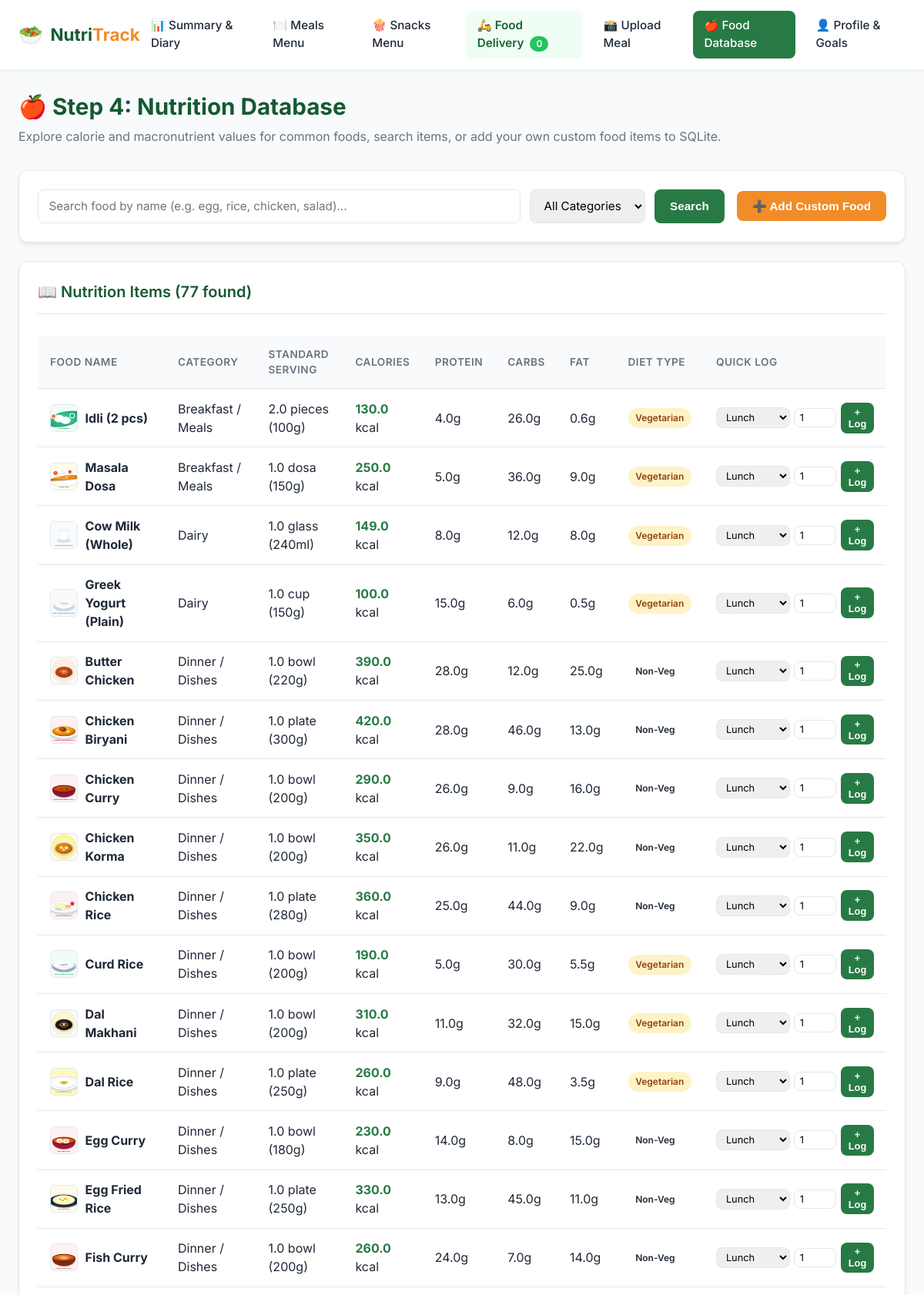
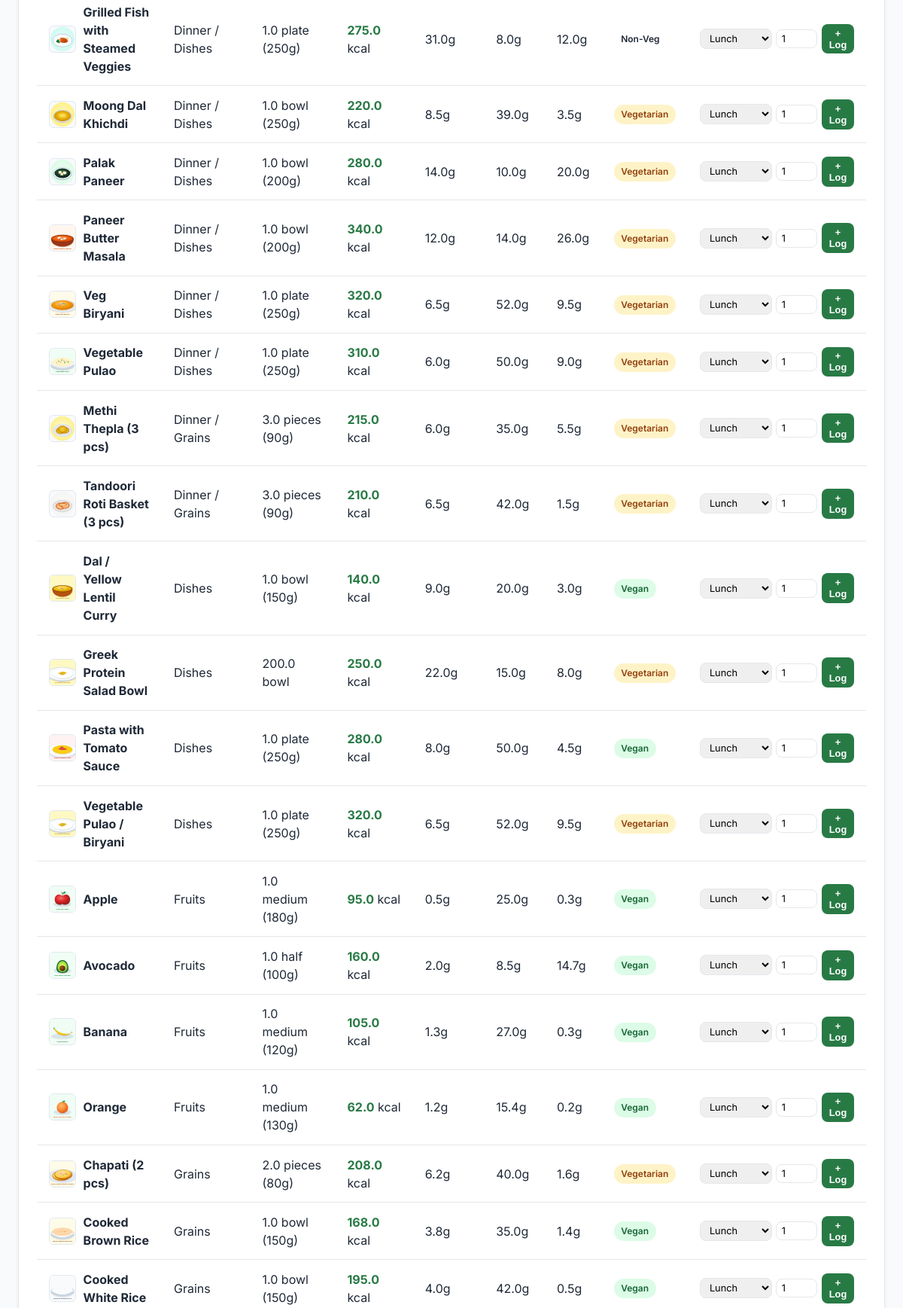
The page /database (upper part) on the database its author committed (2 pictures, top to bottom).
### tables this page shows
CREATE TABLE foods (
            id INTEGER PRIMARY KEY AUTOINCREMENT,
            name TEXT UNIQUE NOT NULL,
            category TEXT NOT NULL,
            serving_size REAL NOT NULL DEFAULT 100.0,
            serving_unit TEXT NOT NULL DEFAULT 'g',
            calories REAL NOT NULL,
            protein REAL NOT NULL,
            carbs REAL NOT NULL,
            fat REAL NOT NULL,
            fiber REAL NOT NULL DEFAULT 0.0,
            diet_type TEXT NOT NULL DEFAULT 'all'
        , image_url TEXT, is_snack INTEGER DEFAULT 0, price REAL DEFAULT 99.0);

### app.py (the view)
@app.route("/database", methods=["GET"])
def database_view():
    query = request.args.get("q", "").strip()
    category = request.args.get("category", "All")
    if query:
        foods = database.search_foods(query)
    elif category and category != "All":
        foods = database.get_all_foods(category_filter=category)
    else:
        foods = database.get_all_foods()
    return render_template(
        "database.html",
        foods=foods,
        search_query=query,
        selected_category=category,
        active_page="database"
    )

### database.py (called while the page is built)
def get_db_connection():
    conn = sqlite3.connect(DB_PATH)
    conn.row_factory = sqlite3.Row
    return conn

def get_all_foods(category_filter=None):
    init_db()
    conn = get_db_connection()
    if category_filter and category_filter != "All":
        foods = conn.execute("SELECT * FROM foods WHERE category = ? ORDER BY name ASC", (category_filter,)).fetchall()
    else:
        foods = conn.execute("SELECT * FROM foods ORDER BY category, name ASC").fetchall()
    conn.close()
    return foods

### templates/database.html (shortened to what this page needs)
{% extends "base.html" %}
{% block content %}
<div class="page-header">
    <h1>🍎 Step 4: Nutrition Database</h1>
    <p>Explore calorie and macronutrient values for common foods, search items, or add your own custom food items to SQLite.</p>
</div>
<div class="grid-2">
    <div class="card" style="grid-column: 1 / -1;">
        <div style="display: flex; gap: 1rem; align-items: center; flex-wrap: wrap;">
            <form method="GET" action="{{ url_for('database_view') }}" style="display: flex; gap: 0.75rem; flex: 1;">
                <input type="text" name="q" class="form-control" placeholder="Search food by name (e.g. egg, rice, chicken, salad)..." value="{{ search_query }}">
                <select name="category" class="form-control" style="width: 180px;">
                    <option value="All" {% if selected_category == 'All' %}selected{% endif %}>All Categories</option>
                </select>
                <button type="submit" class="btn btn-primary">Search</button>
            </form>
            <button type="button" class="btn btn-secondary" onclick="toggleCustomFoodForm()">
                ➕ Add Custom Food
            </button>
        </div>
    </div>
</div>
<div class="card">
    <div class="card-header">
        <h2 class="card-title">📖 Nutrition Items ({{ foods|length }} found)</h2>
    </div>
    {% if foods %}
    <div style="overflow-x: auto;">
        <table class="data-table">
            <thead>
                <tr>
                    <th>Food Name</th>
                    <th>Category</th>
                    <th>Standard Serving</th>
                    <th>Calories</th>
                    <th>Protein</th>
                    <th>Carbs</th>
                    <th>Fat</th>
                    <th>Diet Type</th>
                    <th>Quick Log</th>
                </tr>
            </thead>
            <tbody>
                {% for f in foods %}
                <tr>
                    <td>
                        <div style="display: flex; align-items: center; gap: 0.6rem;">
                            <img src="{{ f.image_url or url_for('static', filename='images/meals/dal_rice.svg') }}"
                                 alt="{{ f.name }}"
                                 style="width: 36px; height: 36px; border-radius: 6px; object-fit: cover; background: #f8fafc; border: 1px solid #e2e8f0; flex-shrink: 0;"
                                 onerror="this.onerror=null; this.src='/static/images/meals/dal_rice.svg';">
                            <strong>{{ f.name }}</strong>
                        </div>
                    </td>
                    <td>{{ f.category }}</td>
                    <td>{{ f.serving_size }} {{ f.serving_unit }}</td>
                    <td><strong style="color: var(--primary);">{{ f.calories }}</strong> kcal</td>
                    <td>{{ f.protein }}g</td>
                    <td>{{ f.carbs }}g</td>
                    <td>{{ f.fat }}g</td>
                    <td>
                        <span class="badge badge-{{ f.diet_type }}">{{ f.diet_type }}</span>
                    </td>
                    <td>
                        <form method="POST" action="{{ url_for('quick_log_view') }}" style="display: flex; gap: 0.35rem; align-items: center;">
                            <select name="meal_type" class="form-control" style="width: auto; padding: 0.25rem 0.5rem; font-size: 0.8rem;">
                                <option value="Lunch" selected>Lunch</option>
                            </select>
                            <input type="number" step="0.5" min="0.5" max="10" name="quantity" value="1" class="form-control" style="width: 55px; padding: 0.25rem 0.4rem; font-size: 0.8rem;">
                            <button type="submit" class="btn btn-primary" style="padding: 0.3rem 0.6rem; font-size: 0.8rem;" title="Log to today's diary">
                                + Log
                            </button>
                        </form>
                    </td>
                </tr>
                {% endfor %}
            </tbody>
        </table>
    </div>
    {% else %}
    <p style="text-align: center; color: var(--text-muted); padding: 2rem 0;">
        No food items found matching your search. Try adding it as a custom food above!
    </p>
    {% endif %}
</div>
{% endblock %}

### static/css/style.css (style rules this page uses)
:root { --primary: #287A45; --primary-dark: #145A32; --primary-light: #EAF5E9; --secondary: #F28C28; --secondary-light: #FFF1DF; --text-dark: #1f2937; --text-muted: #6b7280; --border: #e5e7eb; --card-bg: #ffffff; --bg-light: #f8fafc; --danger: #ef4444; --success: #10b981; --radius: 12px; --shadow: 0 4px 6px -1px rgba(0, 0, 0, 0.07), 0 2px 4px -2px rgba(0, 0, 0, 0.05); --shadow-lg: 0 10px 15px -3px rgba(0, 0, 0, 0.1), 0 4px 6px -4px rgba(0, 0, 0, 0.05); }
* { box-sizing: border-box; margin: 0; padding: 0; }
body { font-family: 'Inter', -apple-system, BlinkMacSystemFont, "Segoe UI", Roboto, sans-serif; background-color: var(--bg-light); color: var(--text-dark); line-height: 1.5; min-height: 100vh; display: flex; flex-direction: column; }
.page-header { margin-bottom: 2rem; }
.page-header h1 { font-size: 1.85rem; color: var(--primary-dark); font-weight: 700; display: flex; align-items: center; gap: 0.5rem; }
.page-header p { color: var(--text-muted); font-size: 1rem; margin-top: 0.25rem; }
.card { background: var(--card-bg); border-radius: var(--radius); padding: 1.5rem; box-shadow: var(--shadow); border: 1px solid var(--border); margin-bottom: 1.5rem; }
.card-header { border-bottom: 1px solid var(--border); padding-bottom: 0.85rem; margin-bottom: 1.25rem; display: flex; justify-content: space-between; align-items: center; }
.card-title { font-size: 1.25rem; font-weight: 600; color: var(--primary-dark); display: flex; align-items: center; gap: 0.5rem; }
.grid-2 { display: grid; grid-template-columns: 1fr 1fr; gap: 1.5rem; }
.btn { display: inline-flex; align-items: center; justify-content: center; gap: 0.4rem; font-weight: 600; font-size: 0.95rem; padding: 0.65rem 1.25rem; border-radius: 8px; border: none; cursor: pointer; text-decoration: none; transition: all 0.2s ease; }
.btn-primary { background-color: var(--primary); color: #ffffff; }
.btn-secondary { background-color: var(--secondary); color: #ffffff; }
.form-control { width: 100%; padding: 0.65rem 0.85rem; border: 1.5px solid var(--border); border-radius: 8px; font-size: 0.95rem; transition: border-color 0.2s ease; font-family: inherit; }
.data-table { width: 100%; border-collapse: collapse; margin-top: 0.5rem; }
.data-table th, .data-table td { padding: 0.85rem 1rem; text-align: left; border-bottom: 1px solid var(--border); }
.data-table th { background-color: #f9fafb; font-weight: 600; font-size: 0.85rem; color: var(--text-muted); text-transform: uppercase; letter-spacing: 0.5px; }
.badge { display: inline-block; padding: 0.25rem 0.6rem; font-size: 0.75rem; font-weight: 600; border-radius: 9999px; text-transform: capitalize; }
.badge-vegan { background-color: #dcfce7; color: #166534; }
.badge-vegetarian { background-color: #fef3c7; color: #92400e; }

### rows shown on the page
foods: image_url (picture), name "Idli (2 pcs)", category "Breakfast / Meals", serving_size "2.0", serving_unit "pieces (100g)", calories "130.0", protein "4.0", carbs "26.0", fat "0.6", diet_type "Vegetarian"
foods: image_url (picture), name "Masala Dosa", category "Breakfast / Meals", serving_size "1.0", serving_unit "dosa (150g)", calories "250.0", protein "5.0", carbs "36.0", fat "9.0", diet_type "Vegetarian"
foods: image_url (picture), name "Cow Milk (Whole)", category "Dairy", serving_size "1.0", serving_unit "glass (240ml)", calories "149.0", protein "8.0", carbs "12.0", fat "8.0", diet_type "Vegetarian"
foods: image_url (picture), name "Greek Yogurt (Plain)", category "Dairy", serving_size "1.0", serving_unit "cup (150g)", calories "100.0", protein "15.0", carbs "6.0", fat "0.5", diet_type "Vegetarian"
foods: image_url (picture), name "Butter Chicken", category "Dinner / Dishes", serving_size "1.0", serving_unit "bowl (220g)", calories "390.0", protein "28.0", carbs "12.0", fat "25.0", diet_type "Non-Veg"
foods: image_url (picture), name "Chicken Biryani", category "Dinner / Dishes", serving_size "1.0", serving_unit "plate (300g)", calories "420.0", protein "28.0", carbs "46.0", fat "13.0", diet_type "Non-Veg"
foods: image_url (picture), name "Chicken Curry", category "Dinner / Dishes", serving_size "1.0", serving_unit "bowl (200g)", calories "290.0", protein "26.0", carbs "9.0", fat "16.0", diet_type "Non-Veg"
foods: image_url (picture), name "Chicken Korma", category "Dinner / Dishes", serving_size "1.0", serving_unit "bowl (200g)", calories "350.0", protein "26.0", carbs "11.0", fat "22.0", diet_type "Non-Veg"
foods: image_url (picture), name "Chicken Rice", category "Dinner / Dishes", serving_size "1.0", serving_unit "plate (280g)", calories "360.0", protein "25.0", carbs "44.0", fat "9.0", diet_type "Non-Veg"
foods: image_url (picture), name "Curd Rice", category "Dinner / Dishes", serving_size "1.0", serving_unit "bowl (200g)", calories "190.0", protein "5.0", carbs "30.0", fat "5.5", diet_type "Vegetarian"
foods: image_url (picture), name "Dal Makhani", category "Dinner / Dishes", serving_size "1.0", serving_unit "bowl (200g)", calories "310.0", protein "11.0", carbs "32.0", fat "15.0", diet_type "Vegetarian"
foods: image_url (picture), name "Dal Rice", category "Dinner / Dishes", serving_size "1.0", serving_unit "plate (250g)", calories "260.0", protein "9.0", carbs "48.0", fat "3.5", diet_type "Vegetarian"
foods: image_url (picture), name "Egg Curry", category "Dinner / Dishes", serving_size "1.0", serving_unit "bowl (180g)", calories "230.0", protein "14.0", carbs "8.0", fat "15.0", diet_type "Non-Veg"
foods: image_url (picture), name "Egg Fried Rice", category "Dinner / Dishes", serving_size "1.0", serving_unit "plate (250g)", calories "330.0", protein "13.0", carbs "45.0", fat "11.0", diet_type "Non-Veg"
foods: image_url (picture), name "Fish Curry", category "Dinner / Dishes", serving_size "1.0", serving_unit "bowl (200g)", calories "260.0", protein "24.0", carbs "7.0", fat "14.0", diet_type "Non-Veg"
foods: image_url (picture), name "Grilled Fish with Steamed Veggies", category "Dinner / Dishes", serving_size "1.0", serving_unit "plate (250g)", calories "275.0", protein "31.0", carbs "8.0", fat "12.0", diet_type "Non-Veg"
foods: image_url (picture), name "Moong Dal Khichdi", category "Dinner / Dishes", serving_size "1.0", serving_unit "bowl (250g)", calories "220.0", protein "8.5", carbs "39.0", fat "3.5", diet_type "Vegetarian"
foods: image_url (picture), name "Palak Paneer", category "Dinner / Dishes", serving_size "1.0", serving_unit "bowl (200g)", calories "280.0", protein "14.0", carbs "10.0", fat "20.0", diet_type "Vegetarian"
foods: image_url (picture), name "Paneer Butter Masala", category "Dinner / Dishes", serving_size "1.0", serving_unit "bowl (200g)", calories "340.0", protein "12.0", carbs "14.0", fat "26.0", diet_type "Vegetarian"
foods: image_url (picture), name "Veg Biryani", category "Dinner / Dishes", serving_size "1.0", serving_unit "plate (250g)", calories "320.0", protein "6.5", carbs "52.0", fat "9.5", diet_type "Vegetarian"
foods: image_url (picture), name "Vegetable Pulao", category "Dinner / Dishes", serving_size "1.0", serving_unit "plate (250g)", calories "310.0", protein "6.0", carbs "50.0", fat "9.0", diet_type "Vegetarian"
foods: image_url (picture), name "Methi Thepla (3 pcs)", category "Dinner / Grains", serving_size "3.0", serving_unit "pieces (90g)", calories "215.0", protein "6.0", carbs "35.0", fat "5.5", diet_type "Vegetarian"
foods: image_url (picture), name "Tandoori Roti Basket (3 pcs)", category "Dinner / Grains", serving_size "3.0", serving_unit "pieces (90g)", calories "210.0", protein "6.5", carbs "42.0", fat "1.5", diet_type "Vegetarian"
foods: image_url (picture), name "Dal / Yellow Lentil Curry", category "Dishes", serving_size "1.0", serving_unit "bowl (150g)", calories "140.0", protein "9.0", carbs "20.0", fat "3.0", diet_type "Vegan"
foods: name "Greek Protein Salad Bowl", category "Dishes", serving_size "200.0", serving_unit "bowl", calories "250.0", protein "22.0", carbs "15.0", fat "8.0", diet_type "Vegetarian"
foods: image_url (picture), name "Pasta with Tomato Sauce", category "Dishes", serving_size "1.0", serving_unit "plate (250g)", calories "280.0", protein "8.0", carbs "50.0", fat "4.5", diet_type "Vegan"
foods: name "Vegetable Pulao / Biryani", category "Dishes", serving_size "1.0", serving_unit "plate (250g)", calories "320.0", protein "6.5", carbs "52.0", fat "9.5", diet_type "Vegetarian"
foods: image_url (picture), name "Apple", category "Fruits", serving_size "1.0", serving_unit "medium (180g)", calories "95.0", protein "0.5", carbs "25.0", fat "0.3", diet_type "Vegan"
foods: image_url (picture), name "Avocado", category "Fruits", serving_size "1.0", serving_unit "half (100g)", calories "160.0", protein "2.0", carbs "8.5", fat "14.7", diet_type "Vegan"
foods: image_url (picture), name "Banana", category "Fruits", serving_size "1.0", serving_unit "medium (120g)", calories "105.0", protein "1.3", carbs "27.0", fat "0.3", diet_type "Vegan"
foods: image_url (picture), name "Orange", category "Fruits", serving_size "1.0", serving_unit "medium (130g)", calories "62.0", protein "1.2", carbs "15.4", fat "0.2", diet_type "Vegan"
foods: image_url (picture), name "Chapati (2 pcs)", category "Grains", serving_size "2.0", serving_unit "pieces (80g)", calories "208.0", protein "6.2", carbs "40.0", fat "1.6", diet_type "Vegetarian"
foods: image_url (picture), name "Cooked Brown Rice", category "Grains", serving_size "1.0", serving_unit "bowl (150g)", calories "168.0", protein "3.8", carbs "35.0", fat "1.4", diet_type "Vegan"
foods: image_url (picture), name "Cooked White Rice", category "Grains", serving_size "1.0", serving_unit "bowl (150g)", calories "195.0", protein "4.0", carbs "42.0", fat "0.5", diet_type "Vegan"

### other values the page prints
{{ foods|length }} "77"
